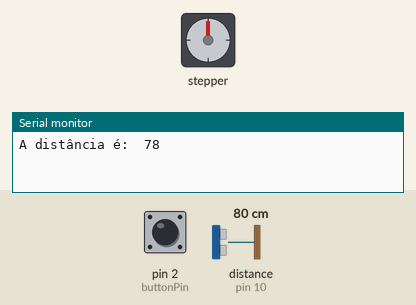
The sketch below on a simulated Arduino Uno, built with avr-gcc and run on an emulated ATmega328P. On the bench: stepper motor, the last lines printed to the serial monitor. Wiring (inferred from the names in the program): ultrasonic range finder: trigger pin 9; echo pin 10. The test bench sets the inputs (shaded band); at power-on: pin 2 (buttonPin) LOW, distance to the obstacle (sensor on pin 10) 80 cm. The echo pulse lasts 58.3 µs per cm; stepper angles assume 100 steps per turn.

Above: at 0.1 s.
At 1.3 s:
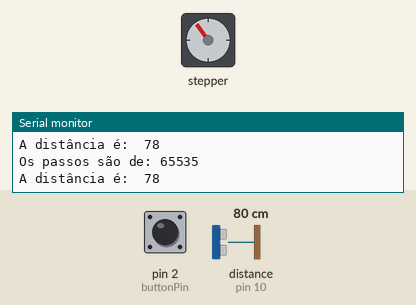
1.4 s: pin 2 (buttonPin) pulled HIGH for 0.65 s
At 2.0 s:
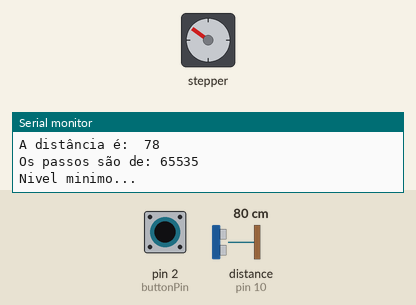
Timing chart, 0 to 14.5 s (numbered marks = the images above; inputs shaded):
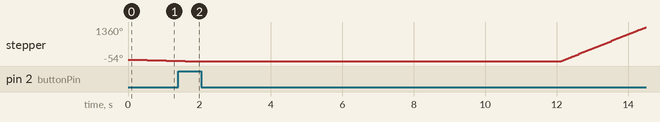

The sketch:

Pr_tica_8_.ino
```cpp
#include <Stepper.h>

const int trigPin = 9; // Pino de trigger do sensor ultrassônico
const int echoPin = 10; // Pino de eco do sensor ultras
const int buttonPin = 2; // Pino do botão de calibragem
const int stepsPerRevolution = 100; // Número de passos por revolução do motor de passo

Stepper myStepper(stepsPerRevolution, 8, 11, 12, 13);

int calibrateButtonState = 0;
int calibrado = false;
int minDistancia;
int maxDistancia;

void setup() {
  Serial.begin(9600);
  pinMode(trigPin, OUTPUT);
  pinMode(echoPin, INPUT);
  pinMode(buttonPin, INPUT);

  // Inicialização do motor de passo
  myStepper.setSpeed(100);
}

void loop() {
  // Verifica se o botão de calibragem foi pressionado
  calibrateButtonState = digitalRead(buttonPin);
  if (calibrateButtonState == HIGH && !calibrado) {
    calibrado = true;
    calibrar();
  } else if (calibrateButtonState == LOW) {
    calibrado = false;
  }

  // Mede a distância usando o sensor ultrassônico
  int distancia = getDistancia();
  Serial.print("A distância é:  ");
  Serial.println(distancia);
  delay(500);


  // Converte a distância em passos para o motor de passo
  unsigned int steps = map(distancia, minDistancia, maxDistancia, 0, stepsPerRevolution);
  Serial.print("Os passos são de: ");
  Serial.println(steps);
  // Gira o motor de passo
  myStepper.step(steps*5);


}

void calibrar() {
  // Calibração do nível mínimo

  Serial.println("Nivel minimo...");
  delay(5000);
  minDistancia = getDistancia();
  Serial.print("Menor distancia: ");
  Serial.println(minDistancia);

  // Calibração do nível máx
  Serial.println("Nível máximo...");
  delay(5000);
  maxDistancia = getDistancia();
  Serial.print("Distância Máxima: ");
  Serial.println(maxDistancia);
}

int getDistancia() {
  digitalWrite(trigPin, LOW);
  delayMicroseconds(2);
  digitalWrite(trigPin, HIGH);
  delayMicroseconds(10);
  digitalWrite(trigPin, LOW);

  int duration = pulseIn(echoPin, HIGH);
  int distancia = duration * 0.034 / 2;

  return distancia;
}
```
